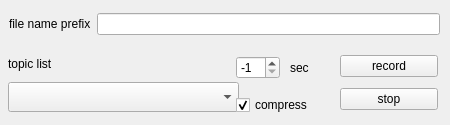
<?xml version="1.0" encoding="UTF-8"?>
<ui version="4.0">
 <class>RosbagPluginForm</class>
 <widget class="QWidget" name="RosbagPluginForm">
  <property name="geometry">
   <rect>
    <x>0</x>
    <y>0</y>
    <width>450</width>
    <height>125</height>
   </rect>
  </property>
  <property name="minimumSize">
   <size>
    <width>450</width>
    <height>125</height>
   </size>
  </property>
  <property name="baseSize">
   <size>
    <width>450</width>
    <height>125</height>
   </size>
  </property>
  <property name="windowTitle">
   <string>RosbagPlugin</string>
  </property>
  <widget class="QWidget" name="layoutWidget">
   <property name="geometry">
    <rect>
     <x>9</x>
     <y>10</y>
     <width>431</width>
     <height>29</height>
    </rect>
   </property>
   <layout class="QHBoxLayout" name="horizontalLayout">
    <property name="sizeConstraint">
     <enum>QLayout::SetMinimumSize</enum>
    </property>
    <item>
     <widget class="QLabel" name="label">
      <property name="text">
       <string>&lt;html&gt;&lt;head/&gt;&lt;body&gt;&lt;p&gt;file name prefix&lt;/p&gt;&lt;/body&gt;&lt;/html&gt;</string>
      </property>
     </widget>
    </item>
    <item>
     <widget class="QLineEdit" name="FileNameLineEdit"/>
    </item>
   </layout>
  </widget>
  <widget class="QWidget" name="layoutWidget">
   <property name="geometry">
    <rect>
     <x>8</x>
     <y>52</y>
     <width>231</width>
     <height>60</height>
    </rect>
   </property>
   <layout class="QVBoxLayout" name="verticalLayout_2">
    <property name="sizeConstraint">
     <enum>QLayout::SetMinimumSize</enum>
    </property>
    <item>
     <widget class="QLabel" name="label_2">
      <property name="text">
       <string>topic list</string>
      </property>
     </widget>
    </item>
    <item>
     <widget class="QComboBox" name="TopicListComboBox">
      <property name="minimumSize">
       <size>
        <width>220</width>
        <height>30</height>
       </size>
      </property>
      <property name="baseSize">
       <size>
        <width>0</width>
        <height>0</height>
       </size>
      </property>
      <property name="maxVisibleItems">
       <number>11</number>
      </property>
     </widget>
    </item>
   </layout>
  </widget>
  <widget class="QWidget" name="layoutWidget">
   <property name="geometry">
    <rect>
     <x>236</x>
     <y>50</y>
     <width>202</width>
     <height>65</height>
    </rect>
   </property>
   <layout class="QHBoxLayout" name="horizontalLayout_3">
    <property name="sizeConstraint">
     <enum>QLayout::SetMinimumSize</enum>
    </property>
    <item>
     <layout class="QVBoxLayout" name="verticalLayout_4">
      <property name="spacing">
       <number>10</number>
      </property>
      <property name="sizeConstraint">
       <enum>QLayout::SetMinimumSize</enum>
      </property>
      <item>
       <layout class="QHBoxLayout" name="horizontalLayout_2">
        <item>
         <widget class="QSpinBox" name="DulationSpinBox">
          <property name="suffix">
           <string/>
          </property>
          <property name="minimum">
           <number>-1</number>
          </property>
          <property name="maximum">
           <number>99</number>
          </property>
          <property name="value">
           <number>-1</number>
          </property>
         </widget>
        </item>
        <item>
         <widget class="QLabel" name="label_3">
          <property name="text">
           <string>sec</string>
          </property>
         </widget>
        </item>
       </layout>
      </item>
      <item>
       <widget class="QCheckBox" name="CompressCheckBox">
        <property name="acceptDrops">
         <bool>false</bool>
        </property>
        <property name="text">
         <string>compress</string>
        </property>
        <property name="checked">
         <bool>true</bool>
        </property>
       </widget>
      </item>
     </layout>
    </item>
    <item>
     <layout class="QVBoxLayout" name="verticalLayout_3">
      <property name="spacing">
       <number>6</number>
      </property>
      <property name="sizeConstraint">
       <enum>QLayout::SetMinimumSize</enum>
      </property>
      <item>
       <widget class="QPushButton" name="RecordPushButton">
        <property name="text">
         <string>record</string>
        </property>
       </widget>
      </item>
      <item>
       <widget class="QPushButton" name="StopPushButton">
        <property name="text">
         <string>stop</string>
        </property>
       </widget>
      </item>
     </layout>
    </item>
   </layout>
  </widget>
 </widget>
 <resources/>
 <connections/>
</ui>
